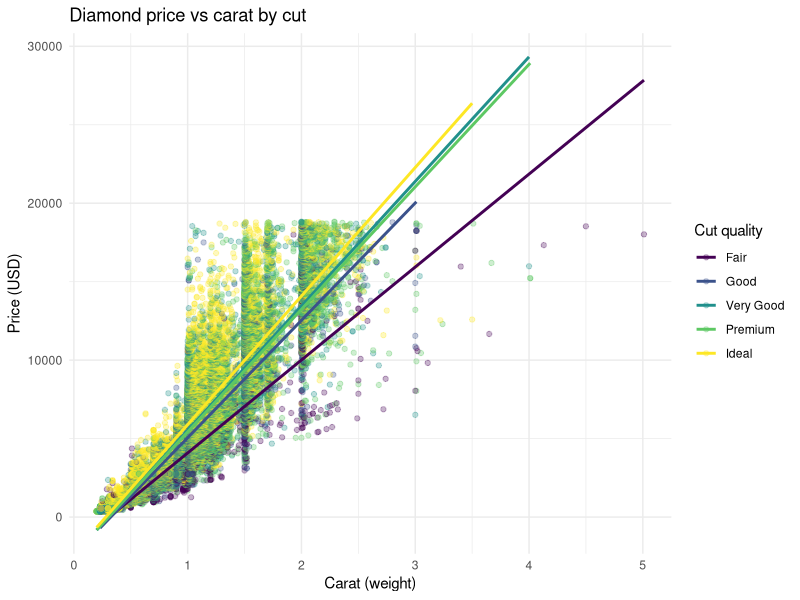

Recreate this plot in R.
## ---- chunk 1
knitr::opts_chunk$set(echo = TRUE, message = FALSE, warning = FALSE)
## ---- chunk 2
library(tidyverse)
library(modelr)
library(broom)
## ---- chunk 3
data("diamonds", package = "ggplot2")

glimpse(diamonds)
summary(diamonds)

# Answers from the output:
# Rows: 53,940
# Columns: 10
# Median price: $2,401
## ---- chunk 4
ggplot(diamonds, aes(x = carat, y = price, colour = cut)) +
  geom_point(alpha = 0.3) +
  geom_smooth(method = "lm", se = FALSE) +
  labs(
    title   = "Diamond price vs carat by cut",
    x       = "Carat (weight)",
    y       = "Price (USD)",
    colour  = "Cut quality"
  ) +
  theme_minimal()

# Interpretation: The fitted lines (one per cut level) all slope upward,
# confirming that heavier diamonds cost more regardless of cut quality.
# The lines are roughly parallel, suggesting the effect of cut is mostly
# an intercept shift — Ideal diamonds command a higher base price
# at any given carat weight, compared to Fair diamonds.
## ---- chunk 5
large_diamonds <- diamonds |>
  filter(carat > 2)

nrow(large_diamonds)

# There are 1,655 diamonds with carat > 2 — just over 3% of the full dataset.
## ---- chunk 6
diamonds |>
  group_by(cut) |>
  summarise(
    mean_price   = mean(price),
    median_price = median(price),
    n            = n()
  ) |>
  arrange(desc(mean_price))

# Counterintuitive finding: 'Fair' cut diamonds have a HIGHER mean price
# than 'Ideal' cut diamonds. This is because cut is confounded with carat —
# Fair-cut diamonds tend to be heavier (more carat) and therefore more
# expensive on raw price. To see the pure effect of cut on price,
# we need to control for carat size. This is exactly what regression does.
